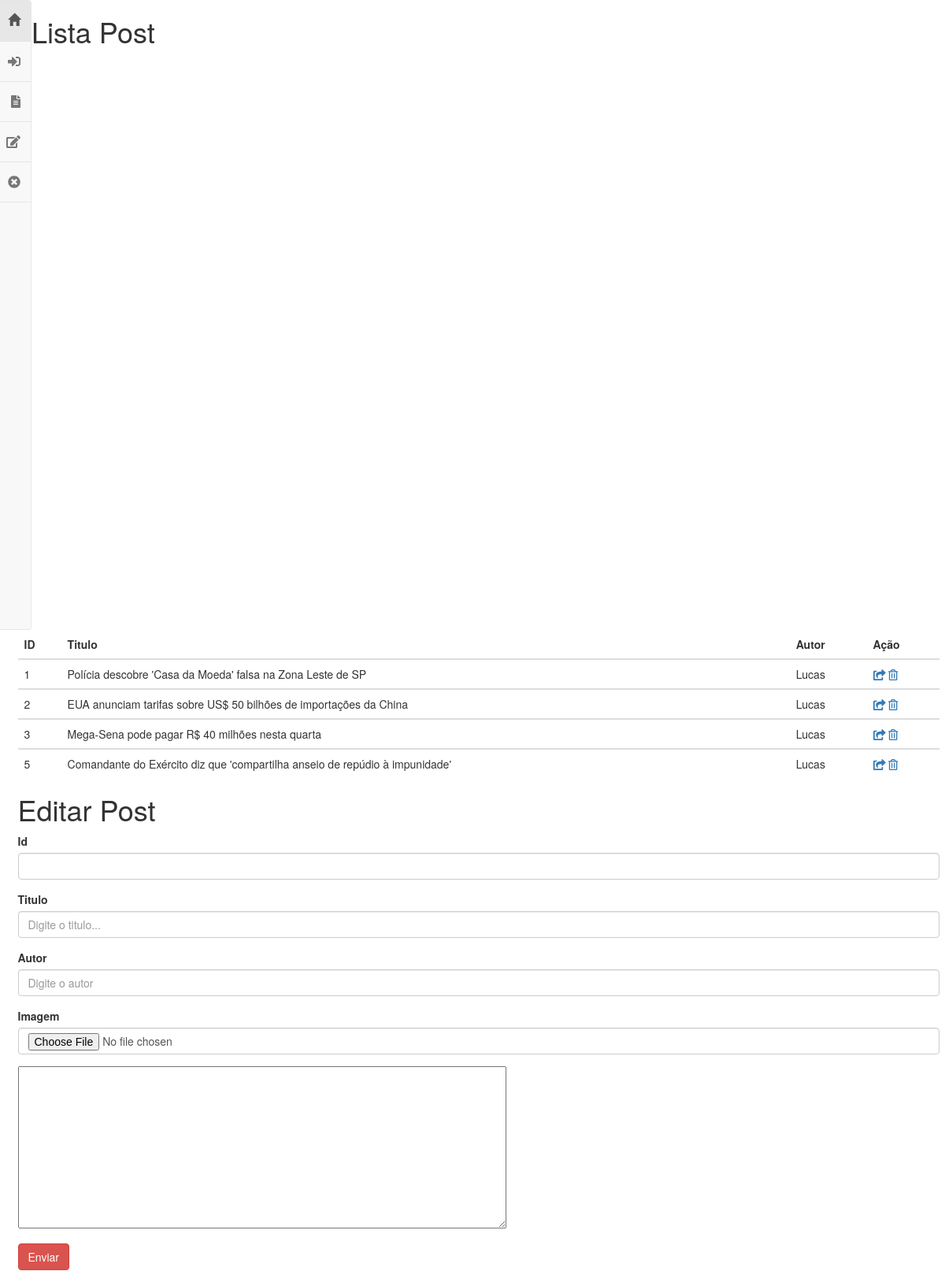
The page /pages/blog/edit-post.php (signed in) on the database its author committed.
### tables this page shows
CREATE TABLE `posts` (
  `id_post` int(11) NOT NULL AUTO_INCREMENT,
  `titulo` longtext NOT NULL,
  `autor` varchar(45) NOT NULL,
  `conteudo` longtext NOT NULL,
  `data` datetime NOT NULL,
  `image` varchar(100) NOT NULL,
  PRIMARY KEY (`id_post`)
);

### pages/blog/config-edit-post.php (called while the page is built)
<?php
$pdo = db_connect();
$sql = 'select * from posts';
$stmt = $pdo->prepare($sql);
$stmt->execute();
$result = $stmt->fetchAll(PDO::FETCH_ASSOC);

### pages/blog/edit-post.php (the view, shortened to what this page needs)
<?php
require_once 'config-edit-post.php';
?>
<!doctype html>
<html lang="en">
<head>
    <link href="//maxcdn.bootstrapcdn.com/bootstrap/3.3.0/css/bootstrap.min.css" rel="stylesheet" id="bootstrap-css">
    <link rel="stylesheet" href="../../css/painel.css">
    <link href="https://cdnjs.cloudflare.com/ajax/libs/font-awesome/4.4.0/css/font-awesome.min.css" rel="stylesheet" type="text/css" />
    <link rel="stylesheet" href="https://cdnjs.cloudflare.com/ajax/libs/codemirror/5.25.0/codemirror.min.css">
</head>
<body>
<?php if ($_SESSION['user_nivel'] == '1'){?>
<nav class="navbar navbar-default sidebar" role="navigation">
    <div class="container-fluid">
        <div class="collapse navbar-collapse" id="bs-sidebar-navbar-collapse-1">
            <ul class="nav navbar-nav">
                <li class="active"><a href="painel.php">Inicio<span style="font-size:16px;" class="pull-right hidden-xs showopacity glyphicon glyphicon-home"></span></a></li>
                <li ><a href="blog.php">Entrar Blog<span style="font-size:16px;" class="pull-right hidden-xs showopacity"><i class="fas fa-sign-in-alt"></i></span></a></li>
                <li ><a href="add-post.php">Criar Posts<span style="font-size:16px;" class="pull-right hidden-xs showopacity "><i class="fas fa-file-alt"></i></span></a></li>
                <li ><a href="edit-post.php">Editar Posts<span style="font-size:16px;" class="pull-right hidden-xs showopacity "><i class="fas fa-edit"></i></span></a></li>
                <li ><?php echo'<a href="../logout.php?token='.md5(session_id()).'">Sair<span style="font-size:16px;" class="pull-right hidden-xs showopacity"><i class="fas fa-times-circle"></i></span></a>'?></li>
            </ul>
        </div>
    </div>
</nav>
<main>
    <section>
        <div class="container">
            <div class="row">
                <div class="edit-post">
                    <h1>Lista Post</h1>
                    <table class="table table-hover">
                        <thead>
                        <tr>
                            <th>ID</th>
                            <th>Titulo</th>
                            <th>Autor</th>
                            <th>Ação</th>
                        </tr>
                        </thead>
                        <?php foreach ($result as $results){?>
                        <tbody>
                        <tr>
                            <td><?=$results['id_post'] ?></td>
                            <td><?=$results['titulo']?></td>
                            <td><?=$results['autor']?></td>
                            <td><a href="single-page.php?id=<?=$results['id_post']?>"><i class="fas fa-share-square"></i></a>
                                <a href="delete-post.php?id=<?=$results['id_post']?>"><i class="far fa-trash-alt"></i></a>
                            </td>
                        </tr>
                        </tbody>
                        <?php }?>
                    </table>
                    <div class="add-post">
                        <h1>Editar Post</h1>
                    </div>
                    <form action="update-post.php" enctype="multipart/form-data" method="post">
                        <div class="form-group">
                            <label for="id">Id</label>
                            <input type="text" class="form-control" name="id" id="id">
                        </div>
                        <div class="form-group">
                            <label for="titulo">Titulo</label>
                            <input type="text" class="form-control" name="titulo" id="titulo" placeholder="Digite o titulo...">
                        </div>
                        <div class="form-group">
                            <label for="autor">Autor</label>
                            <input type="text" class="form-control" name="autor" id="autor" placeholder="Digite o autor">
                        </div>
                        <div class="form-group">
                            <label for="img">Imagem</label>
                            <input type="file" class="form-control" name="img" id="img" >
                        </div>
                        <div class="form-group">
                         <textarea name="editor-text" id="editor-text" rows="10" cols="80">
                        </textarea>
                        </div>
                        <div class="form-group">
                            <input class="btn btn-danger" type="submit" name="enviar" value="Enviar">
                        </div>
                    </form>
                </div>
                </div>
            </div>
    </section>
</main>
<?php }?>
</body>
</html>

### css/painel.css (style rules this page uses)
body,html { height: 100%; }
nav.sidebar, .main { -webkit-transition: margin 200ms ease-out; -moz-transition: margin 200ms ease-out; -o-transition: margin 200ms ease-out; transition: margin 200ms ease-out; }
@media (min-width: 765px) { nav.sidebar a { padding-right: 13px; } }
@media (min-width: 765px) { nav.sidebar .navbar-nav > li:first-child { border-top: 1px #e5e5e5 solid; } }
@media (min-width: 765px) { nav.sidebar .navbar-nav > li { border-bottom: 1px #e5e5e5 solid; } }
@media (min-width: 765px) { nav.sidebar .navbar-collapse, nav.sidebar .container-fluid { padding: 0 0px 0 0px; } }
@media (min-width: 765px) { nav.sidebar { width: 200px; height: 100%; margin-left: -160px; float: left; margin-bottom: 0px; } }
@media (min-width: 765px) { nav.sidebar li { width: 100%; } }
section { padding-left: 15px; }

### rows shown on the page
posts: id_post "1", titulo "Polícia descobre 'Casa da Moeda' falsa na Zona Leste de SP", autor "Lucas"
posts: id_post "2", titulo "EUA anunciam tarifas sobre US$ 50 bilhões de importações da China", autor "Lucas"
posts: id_post "3", titulo "Mega-Sena pode pagar R$ 40 milhões nesta quarta", autor "Lucas"
posts: id_post "5", titulo "Comandante do Exército diz que 'compartilha anseio de repúdio à impunidade'", autor "Lucas"
